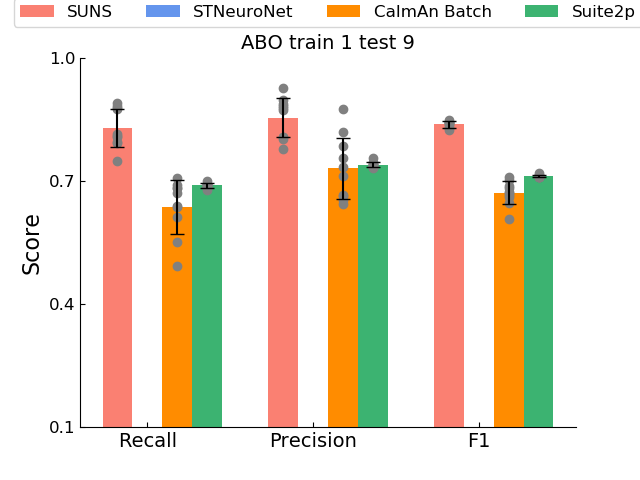

This figure's Python source:
# from Output_Info_All_cal.mat for every kind of data
# the mat file includes list_Recall, list_Precision, list_F1, list_time,list_time_frame
# a list_F1 includes n scores, n=6 or n=10 maybe

# legend: method name
# x: Recall Precision F1
# data: calculated mean value and std, for R, P, F1
import os
import numpy as np
import matplotlib.pyplot as plt
from scipy.io import loadmat

x_labels = ['Recall', 'Precision', 'F1']
y_labels = ['SUNS', 'STNeuroNet', 'CaImAn Batch', 'Suite2p']
file_names = ['SUNS noSF output_masks 1to9', 'STNeuroNet FinalMasks 1to9', 'CaImAn Batch Masks 1to9', 'Suite2p Masks 1to9']

# 1. get results and cal mean, std
# from list_Recall, list_Precision, list_F1, we can get a mean value and a std value (error bar), n=6 or n=10
# we get 4 methods results with a mean and a std value for every method
Recall_tmp = []
Precision_tmp = []
F1_tmp = []

for i in range(len(file_names)):
    res_file = os.path.join(".", file_names[i], "Output_Info_All_cal.mat")
    mat = loadmat(res_file)
    list_Recall = np.array(mat["list_Recall"])
    list_Precision = np.array(mat["list_Precision"])
    list_F1 = np.array(mat["list_F1"])
    list_time = np.array(mat["list_time"])
    list_time_frame = np.array(mat["list_time_frame"])
    Recall_tmp.append(np.squeeze(list_Recall))
    Precision_tmp.append(np.squeeze(list_Precision))
    F1_tmp.append(np.squeeze(list_F1))

# [4, 10] ndarray, 4 methods, 10 data points
Recall = np.array(Recall_tmp)
Precision = np.array(Precision_tmp)
F1 = np.array(F1_tmp)

# cal avg and std
Recall_avg = np.mean(Recall, axis=1)
Recall_std = np.std(Recall, axis=1)

Precision_avg = np.mean(Precision, axis=1)
Precision_std = np.std(Precision, axis=1)

F1_avg = np.mean(F1, axis=1)
F1_std = np.std(F1, axis=1)

# 2. plot
x = np.arange(len(x_labels))
fig, ax = plt.subplots()
width = 0.18
# https://www.matplotlib.net/stable/gallery/color/named_colors.html
colors = ['salmon', 'cornflowerblue', 'darkorange', 'mediumseagreen']
for i in range(len(Recall_avg)):
    ax.bar(x - width + i * width, [Recall_avg[i], Precision_avg[i], F1_avg[i]], width, label=y_labels[i], zorder=1, color = colors[i])
    ax.errorbar(x - width + i * width, [Recall_avg[i], Precision_avg[i], F1_avg[i]],
                yerr=[Recall_std[i], Precision_std[i], F1_std[i]], fmt=',', capsize=5, color='black', zorder=3)
    for j in range(len(Recall[0])):
        ax.scatter(x - width + i * width, [Recall[i][j], Precision[i][j], F1[i][j]], color='gray', marker='o', zorder=2)
# 设置横坐标标签和刻度
fontsize = 14
ax.set_xticks(x)
ax.set_xticklabels(x_labels, fontsize=fontsize)
ax.set_ylim(0.1, 1)
plt.yticks([0.1, 0.4, 0.7, 1], fontsize=fontsize - 2)
ax.set_ylabel("Score", fontsize=fontsize + 2)

# 添加图例
ax.legend(ncol=4, loc="upper center", bbox_to_anchor=(0.5, 1.16), fontsize=fontsize - 2, borderaxespad=0.)

ax.spines['right'].set_visible(False)
ax.spines['top'].set_visible(False)
ax.tick_params(direction='in')
# ax.tick_params(axis='x', direction='in', grid_alpha=0.5)

ax.set_title('ABO train 1 test 9', fontsize=fontsize)

# 保存或显示图形
plt.savefig("2_cal_F1_step2.png")
plt.show()
